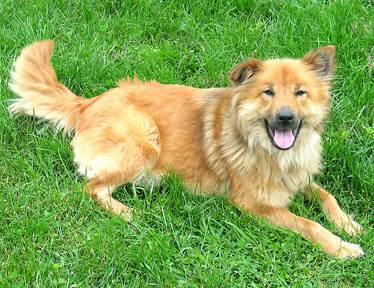
#> input picture Practitioner/images/dog.jpg, 374 x 288 px
$ python 05_regularization.py --dataset ../Practitioner/images
#> lines starting #> are read from the running program, lines starting #| are printed output that depends on the picture
# import
from sklearn.linear_model import SGDClassifier
from sklearn.preprocessing import LabelEncoder
from sklearn.model_selection import train_test_split
from imutils import paths
import cv2
import os
import numpy as np
import argparse
import random

# construct argument parser
ap = argparse.ArgumentParser()
ap.add_argument("-d", "--dataset", required=True,
	help="path to the dataset")
args = vars(ap.parse_args())

# grab the list of input paths
print("[INFO] loading images...")
imagePaths = list(paths.list_images(args["dataset"]))
random.shuffle(imagePaths)
# load a batch of images
imagePaths = imagePaths[:100]

# preprocess the images
data = []
labels = []

for (i, imagePath) in enumerate(imagePaths):
    image = cv2.imread(imagePath)
#> image is the input picture: shape (288, 374, 3); mean B, G, R 85.3, 165.6, 131.4
    image = cv2.resize(image, (32, 32))
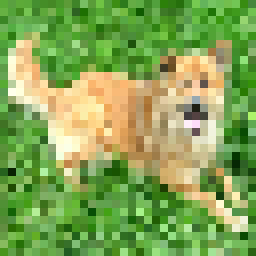
#> image: shape (32, 32, 3) (shown 8 times larger); mean B, G, R 85, 165.6, 131.2
    label = imagePath.split(os.path.sep)[-1].split(".")[0]

    data.append(image)
    labels.append(label)

    if i != 0 and i % 1000 == 0:
        print("[INFO] processing {}/{}...".format(i, len(imagePaths)))
        # print(labels)

data = np.array(data)
data = data.reshape((data.shape[0], 3072))
labels = np.array(labels)

# encode the labels
le = LabelEncoder()
labels = le.fit_transform(labels)

# split the dataset into train/test
#> (the run stopped early here; a loop or call above may not have finished)
